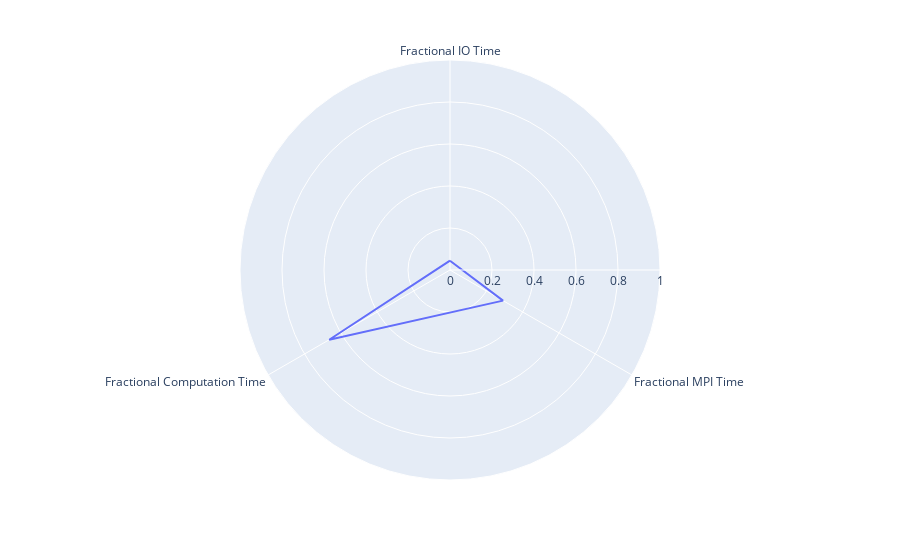

Notebook code cell kept with this figure:
### Code cell
fig = px.line_polar(plot_df, r="r", theta="theta", line_close=True, range_r=[0, 1])
fig

### Figure 1 — Plotly figure (JSON) as saved in the notebook; plotly's stock layout.template omitted (floating-point values rounded to 4 significant figures)
{"data": [{"hovertemplate": "r=%{r}<br>theta=%{theta}<extra></extra>", "legendgroup": "", "line": {"color": "#636efa", "dash": "solid"}, "mode": "lines", "name": "", "r": [0.04431, 0.2915, 0.6641, 0.04431], "showlegend": false, "subplot": "polar", "theta": ["Fractional IO Time", "Fractional MPI Time", "Fractional Computation Time", "Fractional IO Time"], "type": "scatterpolar"}], "layout": {"autosize": true, "legend": {"tracegroupgap": 0}, "margin": {"t": 60}, "polar": {"angularaxis": {"direction": "clockwise", "rotation": 90, "type": "category"}, "domain": {"x": [0, 1], "y": [0, 1]}, "radialaxis": {"autorange": false, "range": [0, 1], "type": "linear"}}}}
